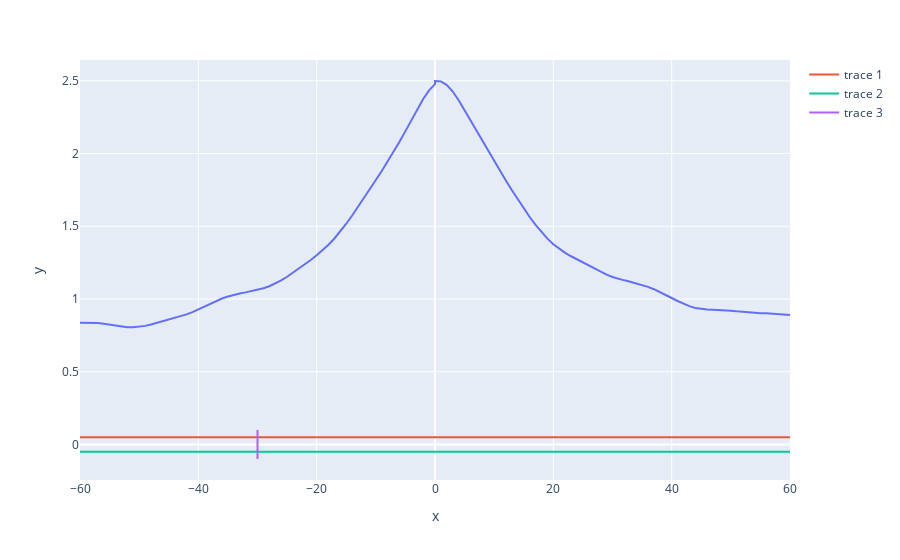

The code cell stored with this chart in its notebook:
### Code cell
a = plot_continuous_hour_ccf_test('lvs-pussay_Speed(m/s)')
